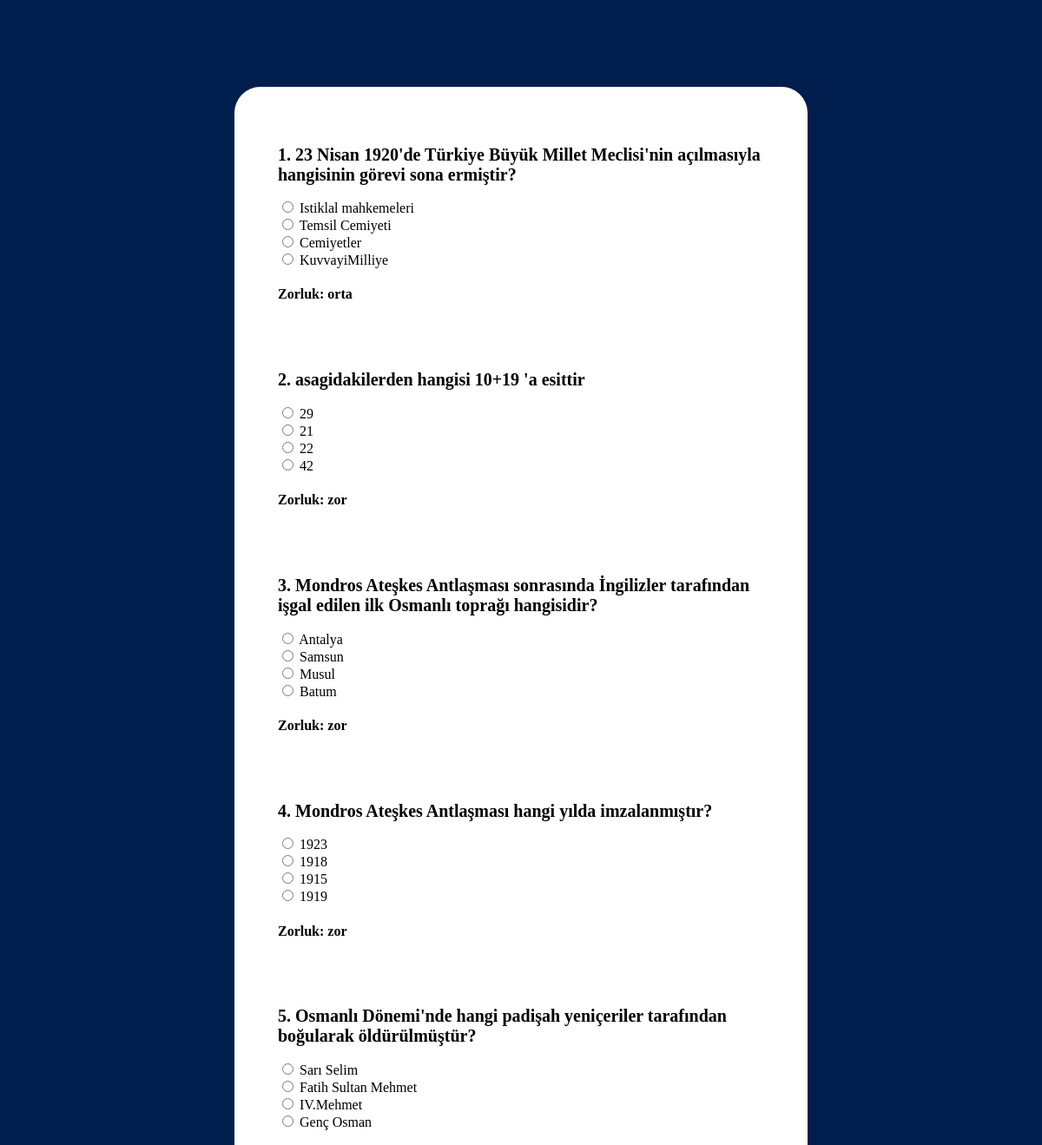
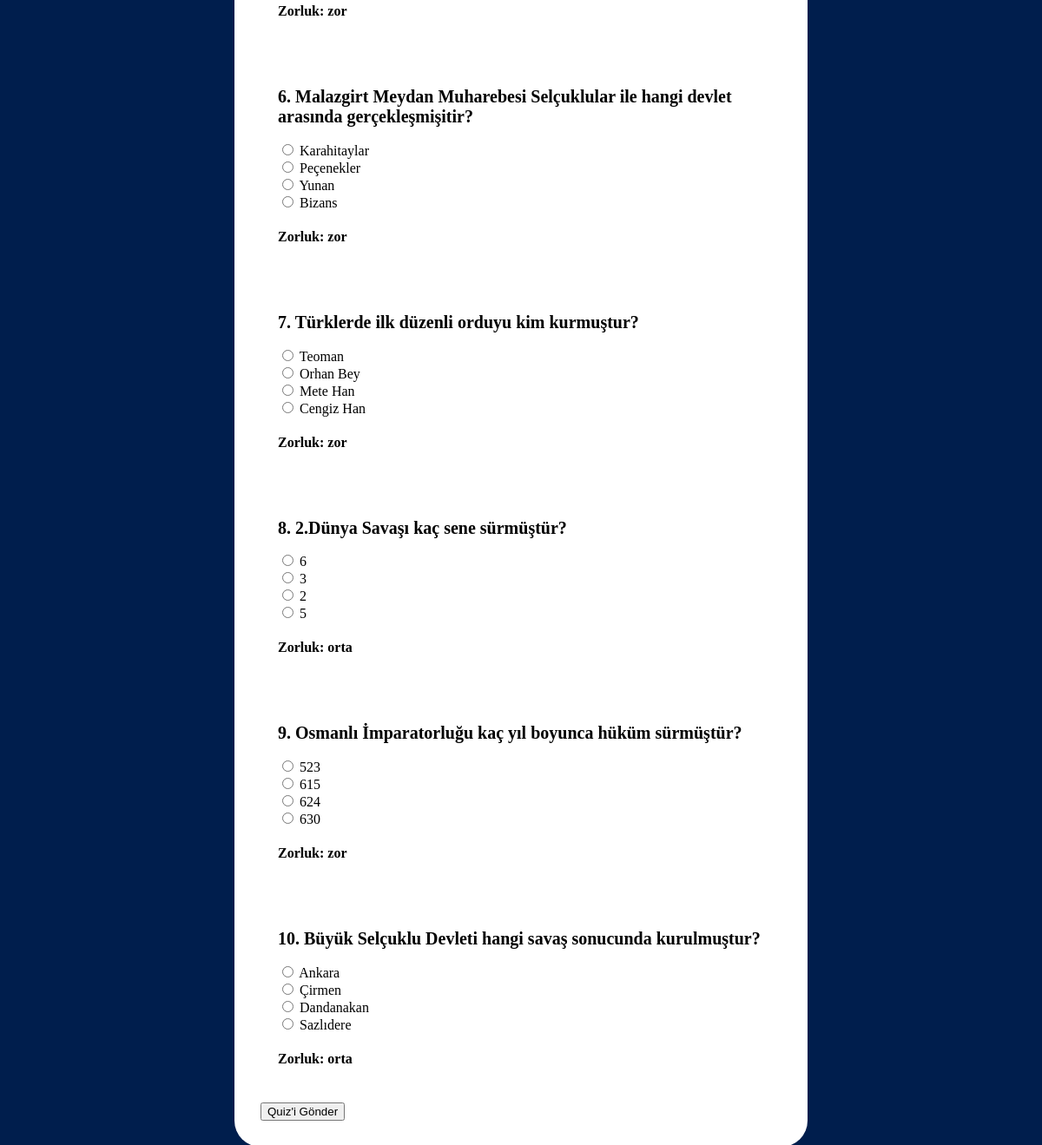
The page /startQuiz.php (signed in) on the database its author committed (2 pictures, top to bottom).
### tables this page shows
CREATE TABLE "questions" (
	"questionID"	INTEGER NOT NULL,
	"questTitle"	TEXT NOT NULL,
	"answerA"	TEXT NOT NULL,
	"answerB"	TEXT NOT NULL,
	"answerC"	TEXT NOT NULL,
	"answerD"	TEXT NOT NULL,
	"difficulty"	TEXT NOT NULL,
	"correct"	TEXT NOT NULL,
	PRIMARY KEY("questionID" AUTOINCREMENT)
);

### functions/helper.php (called while the page is built, shortened)
<?php
    include 'connection.php';
    function getQuestions(){
        global $pdo;
        try{
            $query = "SELECT * FROM questions";
            $st = $pdo->prepare($query);
            $st->execute();
            $questions = $st->fetchAll(PDO::FETCH_ASSOC);
            return $questions;
        }
        catch(\Throwable $th){
            echo "Hata " . $th->getMessage();
            return false;
        }
    }
?>

### startQuiz.php (the view, shortened to what this page needs)
<?php
    try{
        include 'functions/connection.php';
        include 'functions/helper.php';
        $questions = getQuestions();
    }
    catch(\Throwable $th){
        echo "Hata " .$th->getMessage();
    }
?>
<!DOCTYPE html>
<html lang="en">
<head>
    <link rel="stylesheet" href="css/formStyle.css">
</head>
<body style="background-color:#001e4d;">
    <div class="main" style="background-color:white;">
        <form method="POST" action="submitQuiz.php">
            <?php $i = 0; foreach($questions as $question): $i++; ?>
            <div class="quiz">
                <h2><strong><?php echo $i ?>. </strong><?php echo $question['questTitle']; ?></h2>
                <input type="radio" name="answer[<?php echo $question['questionID']; ?>]" value="A" required> <?php echo $question['answerA']; ?><br>
                <input type="radio" name="answer[<?php echo $question['questionID']; ?>]" value="B" required> <?php echo $question['answerB']; ?><br>
                <input type="radio" name="answer[<?php echo $question['questionID']; ?>]" value="C" required> <?php echo $question['answerC']; ?><br>
                <input type="radio" name="answer[<?php echo $question['questionID']; ?>]" value="D" required> <?php echo $question['answerD']; ?><br>
                <h4>Zorluk: <?php echo htmlspecialchars($question['difficulty']); ?></h4>
            </div>
            <?php endforeach; ?>
            <button type="submit">Quiz'i Gönder</button>
        </form>
    </div>
</body>
</html>

### css/formStyle.css (style rules this page uses)
body { background-color: #34496b; }
.main { background-color: #172336; width: 90%; max-width: 600px; margin: 100px auto 0; border-radius: 30px; padding: 30px; }
.quiz { padding: 20px; }
.quiz h2 { font-size: 20px; }

### rows shown on the page
questions: questTitle "23 Nisan 1920'de Türkiye Büyük Millet Meclisi'nin açılmasıyla hangisinin görevi sona ermiştir?", answerA "Istiklal mahkemeleri", answerB "Temsil Cemiyeti", answerC "Cemiyetler", answerD "KuvvayiMilliye", difficulty "orta"
questions: questTitle "asagidakilerden hangisi 10+19 'a esittir", answerA "29", answerB "21", answerC "22", answerD "42", difficulty "zor"
questions: questTitle "Mondros Ateşkes Antlaşması sonrasında İngilizler tarafından işgal edilen ilk Osmanlı toprağı hangisidir?", answerA "Antalya", answerB "Samsun", answerC "Musul", answerD "Batum", difficulty "zor"
questions: questTitle "Mondros Ateşkes Antlaşması hangi yılda imzalanmıştır?", answerA "1923", answerB "1918", answerC "1915", answerD "1919", difficulty "zor"
questions: questTitle "Osmanlı Dönemi'nde hangi padişah yeniçeriler tarafından boğularak öldürülmüştür?", answerA "Sarı Selim", answerB "Fatih Sultan Mehmet", answerC "IV.Mehmet", answerD "Genç Osman", difficulty "zor"
questions: questTitle "Malazgirt Meydan Muharebesi Selçuklular ile hangi devlet arasında gerçekleşmişitir?", answerA "Karahitaylar", answerB "Peçenekler", answerC "Yunan", answerD "Bizans", difficulty "zor"
questions: questTitle "Türklerde ilk düzenli orduyu kim kurmuştur?", answerA "Teoman", answerB "Orhan Bey", answerC "Mete Han", answerD "Cengiz Han", difficulty "zor"
questions: questTitle "2.Dünya Savaşı kaç sene sürmüştür?", answerA "6", answerB "3", answerC "2", answerD "5", difficulty "orta"
questions: questTitle "Osmanlı İmparatorluğu kaç yıl boyunca hüküm sürmüştür?", answerA "523", answerB "615", answerC "624", answerD "630", difficulty "zor"
questions: questTitle "Büyük Selçuklu Devleti hangi savaş sonucunda kurulmuştur?", answerA "Ankara", answerB "Çirmen", answerC "Dandanakan", answerD "Sazlıdere", difficulty "orta"
